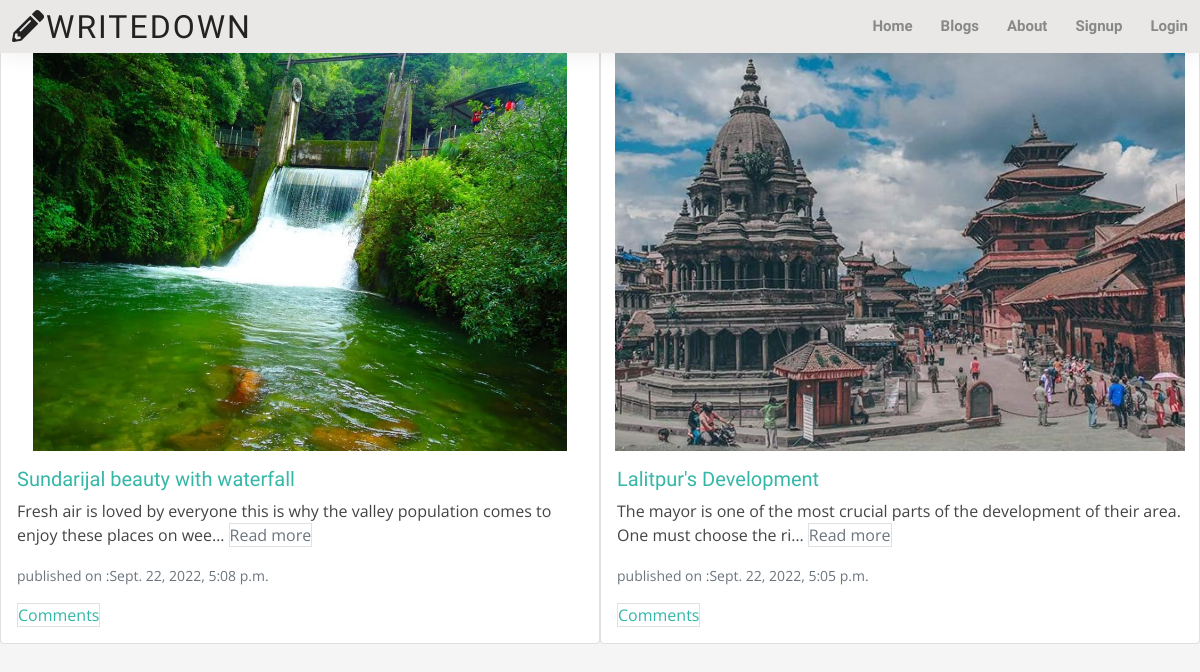
Page /post/ on the committed database.
### blog/models.py (models this page shows, shortened)
class Post(models.Model):
    author = models.ForeignKey(User,on_delete=models.CASCADE) #only person has power i.e. create superuser can do all
    title= models.CharField(max_length=200)
    text=models.TextField()
    image = models.ImageField(upload_to="photos", blank=True, null=True)
    created_date=models.DateTimeField(default=timezone.now)
    published_date=models.DateTimeField(blank=True,null=True)

### blog/views.py (the view)
# urls.py: path('post/',views.PostListView.as_view(),name='post_list'),
class PostListView(ListView):
    template_name='post_list.html'
    model =Post   #connect to post model
    def get_queryset(self): #like sql query in django __lte is lessthanequal_to and '-' sign is about decesnding order print
        return Post.objects.filter(published_date__lte=timezone.now()).order_by('-published_date')

### templates/blog/post_list.html
{% extends "base.html" %}
{% block style %}
<link rel="stylesheet" href="https://cdnjs.cloudflare.com/ajax/libs/font-awesome/5.15.1/css/all.min.css">
<link rel="stylesheet" href="../static/assets/vendor/bootstrap/css/bootstrap-grid.min.css">
{% endblock style %}
{% block body %}
<div class="d-flex align-content-stretch flex-wrap">
  {% for post in post_list %}
  <div class="col mb-4">
<div class="card-deck">
  <div class="card" >
  <a class="card-img" href="{%url 'post_detail' pk=post.pk %}">  <img src="../media/{{post.image}}" class="card-img-topp" alt="..." ></a>
    <div class="card-body">
      <h5 class="card-title"><a href="{%url 'post_detail' pk=post.pk %}">{{ post.title }}</a></h5>
      <p class="card-text">{{post.text | truncatechars:100}} <a href="{%url 'post_detail' pk=post.pk %}" class="border text-muted">Read more</a> </p>
      <p class="card-text"><small class="text-muted"> published on :{{post.published_date}}</small></p>
    <p class="card-text" >
        <a href="{% url 'post_detail' pk=post.pk %}"  class="border">Comments</a>
    </p>
  </div>
  </div>
  </div>
    </div>
  {% endfor %}
  </div>
{% endblock body %}

### static/assets/css/blog.css (style rules this page uses)
* { margin: 0; padding: 0; box-sizing: border-box; }
body { background: whitesmoke; margin-top: 0rem; font-family:cursive; }
.card-img-topp { width: fit-content; height:400px; border-top-left-radius: calc(0.25rem - 1px); border-top-right-radius: calc(0.25rem - 1px); display: block; margin-left: auto; margin-right: auto; margin-top: 50px; }

### static/assets/css/style.css (style rules this page uses)
body { font-family: "Open Sans", sans-serif; color: #444444; }
a { color: #34b7a7; text-decoration: none; }
h1, h2, h3, h4, h5, h6 { font-family: "Raleway", sans-serif; }

### rows in the picture
Post: image (picture), title "Sundarijal beauty with waterfall", text "Fresh air is loved by everyone this is why the valley population comes to enjoy these places on wee…", published_date "Sept. 22, 2022, 5:08 p.m."
Post: image (picture), title "Lalitpur's Development", text "The mayor is one of the most crucial parts of the development of their area. One must choose the ri…", published_date "Sept. 22, 2022, 5:05 p.m."
